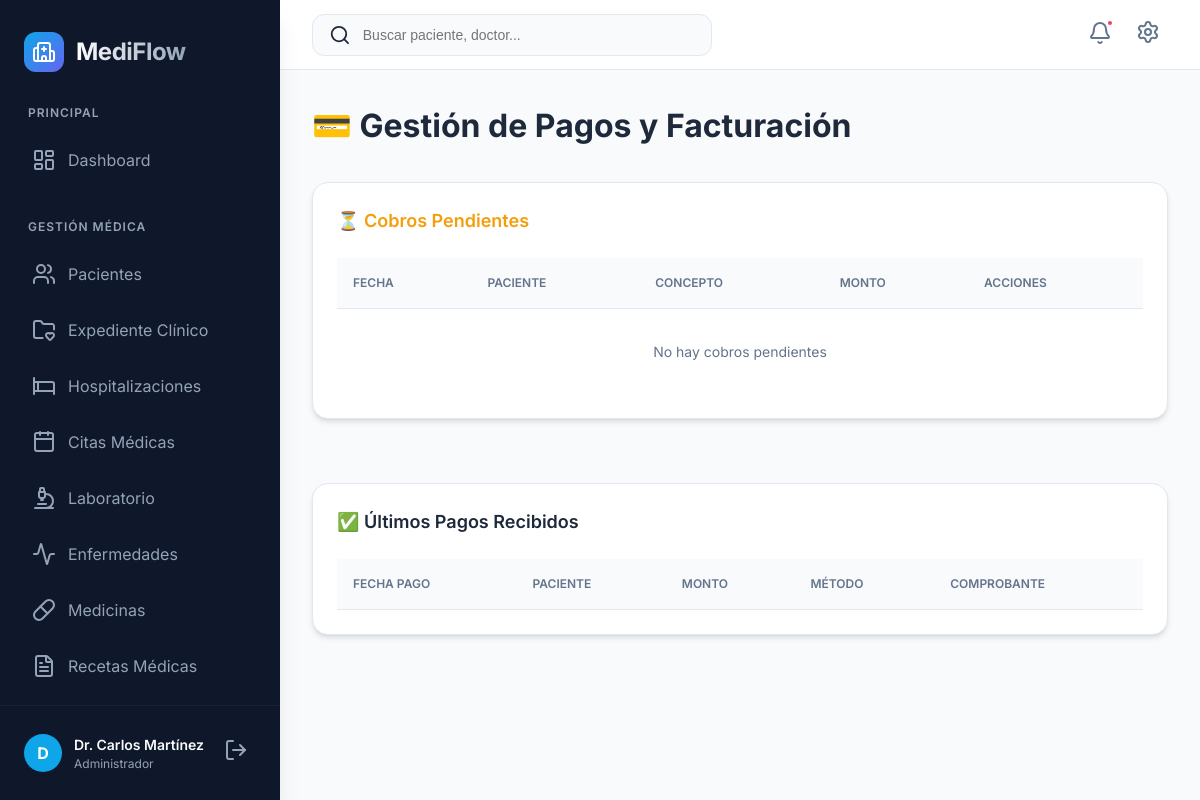
Before: /facturacion.php (signed in) with the older database file.
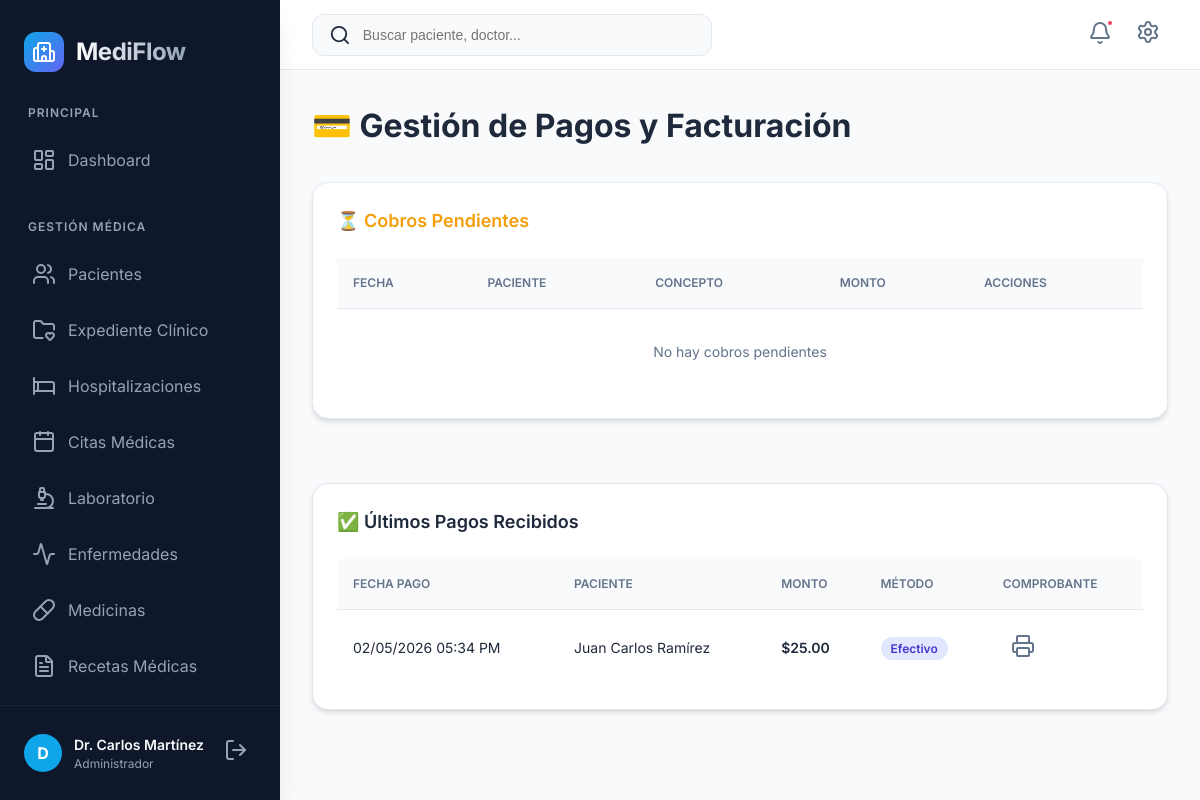
After: the same page with the newer database file.
### tables this page shows
CREATE TABLE `factura` (
  `codigofactura` int NOT NULL AUTO_INCREMENT,
  `codigopaciente` int NOT NULL,
  `codigocita` int DEFAULT NULL,
  `codigohospitalizacion` int DEFAULT NULL,
  `monto_servicios` decimal(10,2) DEFAULT '0.00',
  `monto_medicinas` decimal(10,2) DEFAULT '0.00',
  `total` decimal(10,2) NOT NULL,
  `estado` enum('pendiente','pagada') DEFAULT 'pendiente',
  `metodo_pago` enum('efectivo','tarjeta','transferencia','seguro') DEFAULT NULL,
  `fecha_emision` timestamp NULL DEFAULT CURRENT_TIMESTAMP,
  PRIMARY KEY (`codigofactura`),
  KEY `codigopaciente` (`codigopaciente`),
  CONSTRAINT `factura_ibfk_1` FOREIGN KEY (`codigopaciente`) REFERENCES `paciente` (`codigopaciente`) ON DELETE CASCADE
);

CREATE TABLE `paciente` (
  `codigopaciente` int NOT NULL AUTO_INCREMENT,
  `nombrepaciente` varchar(150) NOT NULL,
  `dui` varchar(10) NOT NULL,
  `fechanacimiento` date NOT NULL,
  `genero` enum('M','F','Otro') NOT NULL,
  `direccion` text,
  `telefono` varchar(20) DEFAULT NULL,
  `correo` varchar(100) DEFAULT NULL,
  `codigomunicipio` int DEFAULT NULL,
  `tipo_sangre` enum('A+','A-','B+','B-','AB+','AB-','O+','O-') DEFAULT NULL,
  `alergias` text,
  `contacto_emergencia` varchar(150) DEFAULT NULL,
  `telefono_emergencia` varchar(20) DEFAULT NULL,
  `created_at` timestamp NOT NULL DEFAULT CURRENT_TIMESTAMP,
  `updated_at` timestamp NOT NULL DEFAULT CURRENT_TIMESTAMP ON UPDATE CURRENT_TIMESTAMP,
  PRIMARY KEY (`codigopaciente`),
  UNIQUE KEY `dui` (`dui`),
  KEY `codigomunicipio` (`codigomunicipio`),
  KEY `idx_dui` (`dui`),
  KEY `idx_nombre` (`nombrepaciente`),
  CONSTRAINT `paciente_ibfk_1` FOREIGN KEY (`codigomunicipio`) REFERENCES `municipio` (`codigomunicipio`) ON DELETE SET NULL
);

### facturacion.php (the view, shortened to what this page needs)
<?php
require_once("includes/db.php");
$pendientes = $conn->query("
    SELECT f.*, p.nombrepaciente, p.dui
    FROM factura f
    JOIN paciente p ON f.codigopaciente = p.codigopaciente
    WHERE f.estado = 'pendiente'
    ORDER BY f.fecha_emision DESC
");
$pagadas = $conn->query("
    SELECT f.*, p.nombrepaciente
    FROM factura f
    JOIN paciente p ON f.codigopaciente = p.codigopaciente
    WHERE f.estado = 'pagada'
    ORDER BY f.fecha_emision DESC LIMIT 10
");
?>
<?php
require_once("includes/header.php");
require_once("includes/sidebar.php");
?>
<div class="card-header" style="margin-bottom: 2rem;">
    <h1 style="margin: 0;">💳 Gestión de Pagos y Facturación</h1>
</div>
<div style="display: grid; grid-template-columns: 1fr; gap: 2rem;">
    <div class="card">
        <div class="card-header">
            <h2 class="card-title" style="color: var(--warning);">⏳ Cobros Pendientes</h2>
        </div>
        <div class="table-container">
            <table>
                <thead>
                    <tr>
                        <th>Fecha</th>
                        <th>Paciente</th>
                        <th>Concepto</th>
                        <th>Monto</th>
                        <th>Acciones</th>
                    </tr>
                </thead>
                <tbody>
                    <?php if ($pendientes->num_rows > 0): while($f = $pendientes->fetch_assoc()): ?>
                    <tr>
                        <td><?= date('d/m/Y', strtotime($f['fecha_emision'])) ?></td>
                        <td>
                            <div style="font-weight:600;"><?= htmlspecialchars($f['nombrepaciente']) ?></div>
                            <div style="font-size:0.75rem; color:var(--text-muted);">DUI: <?= $f['dui'] ?></div>
                        </td>
                        <td>
                            <?php if($f['codigocita']) echo "Consulta Médica"; elseif($f['codigohospitalizacion']) echo "Hospitalización"; ?>
                        </td>
                        <td style="font-weight:700; color:var(--primary);">$<?= number_format($f['total'], 2) ?></td>
                        <td>
                            <form method="post" style="display: flex; gap: 0.5rem; align-items: center;">
                                <input type="hidden" name="accion" value="pagar">
                                <input type="hidden" name="codigofactura" value="<?= $f['codigofactura'] ?>">
                                <select name="metodo_pago" class="form-control" style="font-size: 0.75rem; padding: 0.2rem;" required>
                                    <option value="efectivo">Efectivo</option>
                                    <option value="tarjeta">Tarjeta</option>
                                    <option value="transferencia">Transferencia</option>
                                </select>
                                <button type="submit" class="btn btn-success" style="font-size: 0.7rem; padding: 0.3rem 0.6rem;">
                                    Cobrar
                                </button>
                            </form>
                        </td>
                    </tr>
                    <?php endwhile; else: ?>
                    <tr><td colspan="5" style="text-align:center; padding: 2rem; color:var(--text-muted);">No hay cobros pendientes</td></tr>
                    <?php endif; ?>
                </tbody>
            </table>
        </div>
    </div>
    <div class="card">
        <div class="card-header"><h2 class="card-title">✅ Últimos Pagos Recibidos</h2></div>
        <div class="table-container">
            <table>
                <thead>
                    <tr>
                        <th>Fecha Pago</th>
                        <th>Paciente</th>
                        <th>Monto</th>
                        <th>Método</th>
                        <th>Comprobante</th>
                    </tr>
                </thead>
                <tbody>
                    <?php while($f = $pagadas->fetch_assoc()): ?>
                    <tr>
                        <td><?= date('d/m/Y h:i A', strtotime($f['fecha_emision'])) ?></td>
                        <td><?= htmlspecialchars($f['nombrepaciente']) ?></td>
                        <td style="font-weight:600;">$<?= number_format($f['total'], 2) ?></td>
                        <td><span class="badge badge-info"><?= ucfirst($f['metodo_pago']) ?></span></td>
                        <td>
                            <button class="icon-btn" onclick="window.print()" title="Imprimir Recibo">
                                <i data-lucide="printer"></i>
                            </button>
                        </td>
                    </tr>
                    <?php endwhile; ?>
                </tbody>
            </table>
        </div>
    </div>
</div>
<?php require_once("includes/footer.php"); ?>

Changed rows visible on the page:
added factura: fecha_emision "02/05/2026 05:34 PM", codigopaciente.nombrepaciente "Juan Carlos Ramírez", total "25.00", metodo_pago "Efectivo"
